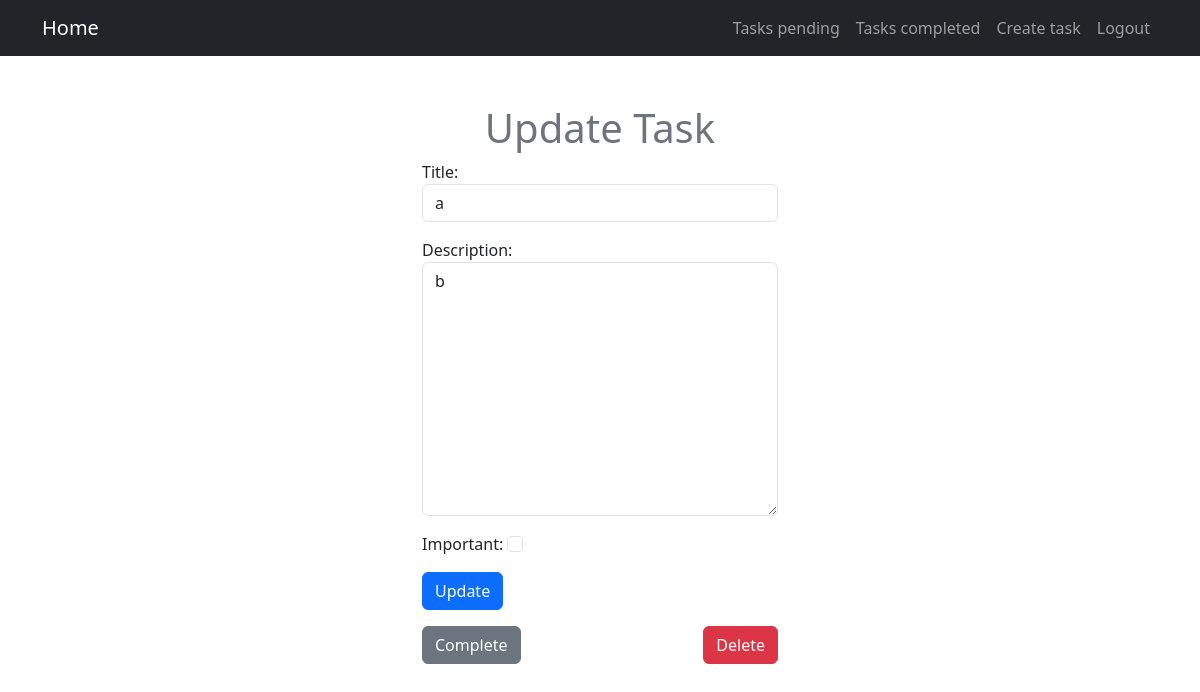
Before: /tasks/3/ (signed in) with the older database file.
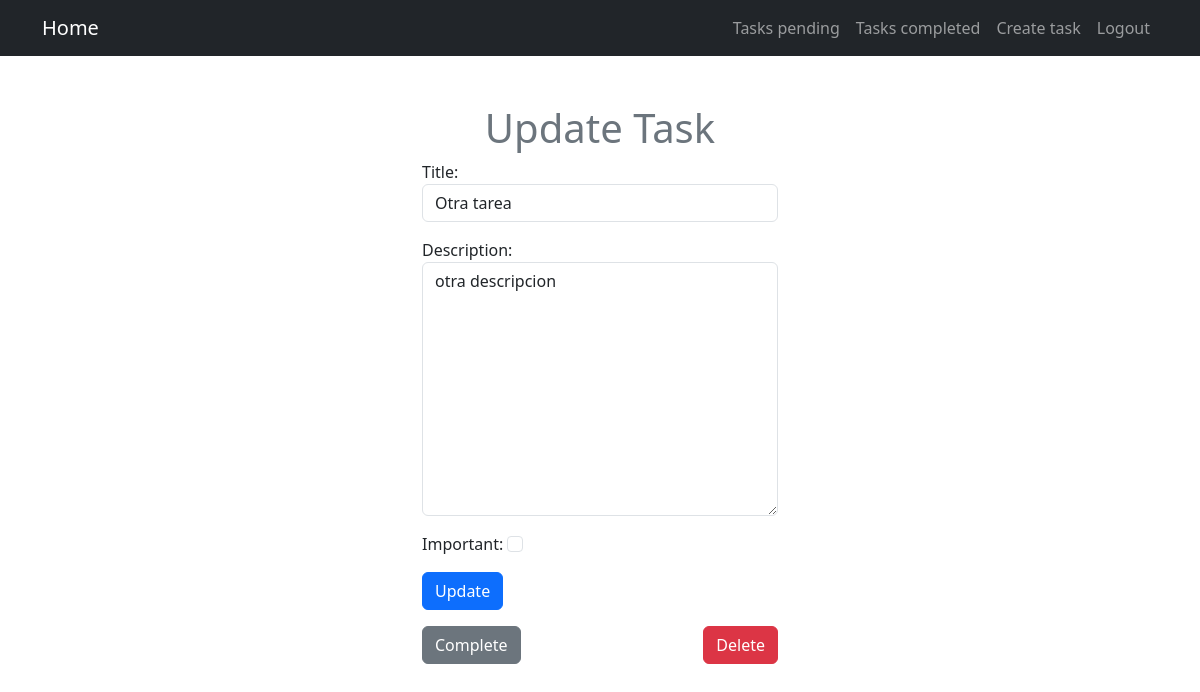
After: the same page with the newer database file.
### tasks/models.py (models this page shows, shortened)
class Task(models.Model):
    title = models.CharField(max_length=100)
    description = models.TextField(blank=True)
    created = models.DateTimeField(auto_now_add=True)
    datecompleated = models.DateTimeField(null=True, blank=True)
    important = models.BooleanField(default=False)
    user = models.ForeignKey(User, on_delete=models.CASCADE)

### tasks/views.py (the view, shortened to what this page needs)
# urls.py: path('tasks/<int:task_id>/', views.task_detail, name='task_detail'),
@login_required
def task_detail(request, task_id):
    if request.method == 'GET':
        task = get_object_or_404(Task, pk=task_id, user=request.user)
        form = TaskForm(instance=task)
        return render(request, 'task.html', {
            'task': task,
            'form': form
        })

### tasks/forms.py
class TaskForm(forms.ModelForm):
    class Meta:
        model = Task
        fields = ['title', 'description', 'important']
        widgets = {
            'title': forms.TextInput(attrs={'class': 'form-control', 'placeholder': 'Write a title'}),
            'description': forms.Textarea(attrs={'class': 'form-control', 'placeholder': 'Write a description'}),
            'important': forms.CheckboxInput(attrs={'class': 'form-check-input text-center'})
        }

### tasks/templates/task.html (shortened to what this page needs)
{% extends 'base.html' %}
{% block content %}
<main class="container">
    <div class="row">
        <div class="col-md-4 offset-md-4">
            <h1 class="text-secondary text-center mt-5">Update Task</h1>
            <form method="post">
                {{form.as_p}}
                <button class="btn btn-primary">
                    Update
                </button>
            </form>
            <div class="d-flex justify-content-between mt-3">
                <form action="{% url 'complete_task' task.id %}" method="post">
                    <button  class="btn btn-secondary">Complete</button>
                </form>
                <form action="{% url 'delete_task' task.id %}" method="post">
                    <button  class="btn btn-danger">Delete</button>
                </form>
            </div>
        </div>
    </div>
</main>
{% endblock %}

Changed rows visible on the page:
changed Task: title "a" → "Otra tarea"; description "b" → "otra descripcion"
